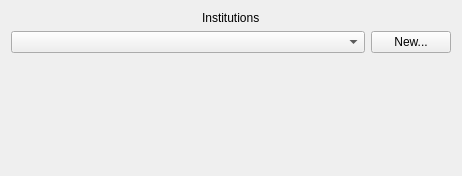
<?xml version="1.0" encoding="UTF-8"?>
<ui version="4.0">
 <class>LoanAttributesWizardPageDecl</class>
 <widget class="QWizardPage" name="LoanAttributesWizardPageDecl">
  <property name="geometry">
   <rect>
    <x>0</x>
    <y>0</y>
    <width>462</width>
    <height>176</height>
   </rect>
  </property>
  <layout class="QVBoxLayout" name="verticalLayout">
   <item alignment="Qt::AlignHCenter">
    <widget class="QLabel" name="TextLabel1_3">
     <property name="text">
      <string>Institutions</string>
     </property>
     <property name="wordWrap">
      <bool>false</bool>
     </property>
     <property name="buddy">
      <cstring>m_qcomboboxInstitutions</cstring>
     </property>
    </widget>
   </item>
   <item>
    <layout class="QHBoxLayout" name="horizontalLayout">
     <item>
      <widget class="KComboBox" name="m_qcomboboxInstitutions">
       <property name="insertPolicy">
        <enum>QComboBox::InsertAlphabetically</enum>
       </property>
      </widget>
     </item>
     <item>
      <widget class="QPushButton" name="m_qbuttonNew">
       <property name="sizePolicy">
        <sizepolicy hsizetype="Fixed" vsizetype="Fixed">
         <horstretch>0</horstretch>
         <verstretch>0</verstretch>
        </sizepolicy>
       </property>
       <property name="text">
        <string comment="create new institution">New...</string>
       </property>
      </widget>
     </item>
    </layout>
   </item>
   <item>
    <spacer name="Spacer43">
     <property name="orientation">
      <enum>Qt::Vertical</enum>
     </property>
     <property name="sizeType">
      <enum>QSizePolicy::Expanding</enum>
     </property>
     <property name="sizeHint" stdset="0">
      <size>
       <width>0</width>
       <height>28</height>
      </size>
     </property>
    </spacer>
   </item>
   <item>
    <widget class="QLabel" name="m_firstPaymentNote">
     <property name="text">
      <string/>
     </property>
     <property name="alignment">
      <set>Qt::AlignBottom</set>
     </property>
     <property name="wordWrap">
      <bool>true</bool>
     </property>
    </widget>
   </item>
  </layout>
 </widget>
 <customwidgets>
  <customwidget>
   <class>KComboBox</class>
   <extends>QComboBox</extends>
   <header>kcombobox.h</header>
  </customwidget>
 </customwidgets>
 <resources/>
 <connections/>
</ui>
